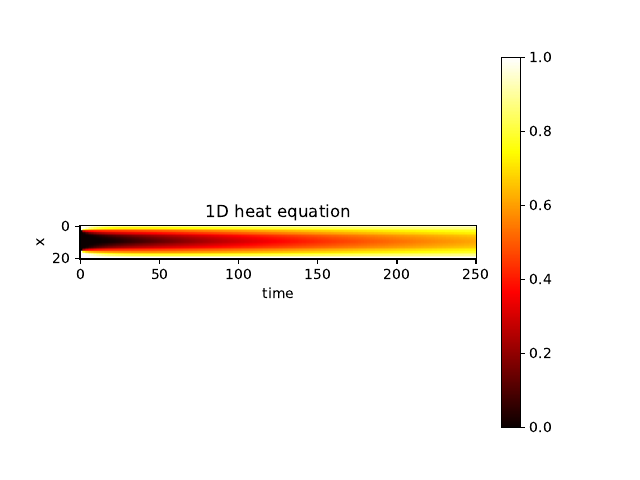

This figure's Python source:
#!/usr/bin/python3
#
# 1D heat/diffusion equation

import math
import numpy as np
import matplotlib.pyplot as plt

#D, Nx, Nt, L, T = 1.0, 14, 100, 1.0, 0.1
D, Nx, Nt, L, T = 1.0, 20, 250, 1.0, 0.1
#D, Nx, Nt, L, T = 1.0, 40, 500, 1.0, 0.1
t = np.linspace(0, T, num=Nt+1, dtype=float)
x = np.linspace(0, L, num=Nx+1, dtype=float)
dx = x[1] - x[0]
dt = t[1] - t[0]
r = D*dt / (dx*dx)
print ( "r = {}".format(r) )
assert r < 0.5

#u = np.zeros( (Nx+1,Nt+1), dtype=float )  # macierz na wszystkie wyniki
u = np.empty( (Nx+1,Nt+1), dtype=float )  # macierz na wszystkie wyniki

# initial condition, t=0
#u[:,0] = 4.0 * x * (1-x)   # arc
#u[:,0] = 0.5*(np.sign(x-0.4) + np.sign(0.6 - x)) # step
#u[:,0] = np.where(x < 0.5, 2*x, 2*(1-x))
u[:,0] = np.where( x < 0.8, 0, 1) + np.where( x < 0.2, 1, 0)
#u[:,0] = 0.0   # cold rod

# boundary condition, x=0 and x=L=1
u[0,:] = 1.0   # both hot ends (cold middle)
#u[Nx,:] = 0.0   # cold end
u[Nx,:] = 1.0   # hot end

# iteration/solution the linear algebraic equations
for j in range(Nt):
    #for i in range(1,Nx):
    #    u[i,j+1] = r*u[i-1,j] + (1-2*r)*u[i,j] + r*u[i+1,j]
    # vectorization
    u[1:-1,j+1] = r*u[:-2,j] + (1-2*r)*u[1:-1,j] + r*u[2:,j]

# visualization
print ( u )
plt.title("1D heat equation")
plt.xlabel("time") # odwrotnie!
plt.ylabel("x")

plt.imshow(u, cmap='hot', interpolation='nearest')
#plt.imshow(u[:,::3], cmap='hot', interpolation='nearest')
#plt.imshow(u[:,::3], cmap='hot', interpolation='bilinear')
#plt.imshow(u[:,::3], cmap='hot', interpolation='hamming')
#plt.imshow(u[:,::5], cmap='hot', interpolation='nearest')

plt.colorbar()
plt.savefig("heat1e.png")
plt.show()


# EOF
